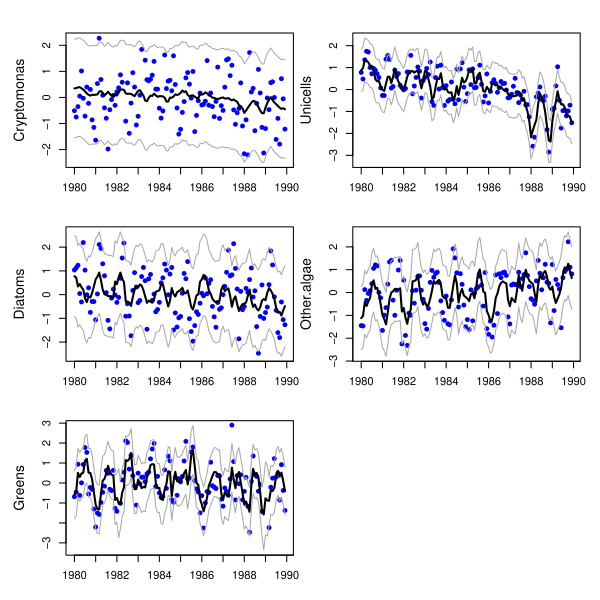

Reproduce this figure in R.
###################################################
### code chunk number 36: Cs25c_plotbestfits
###################################################
# plot the fits
ylbl <- rownames(dat.z)
w_ts <- seq(dim(dat.z)[2])
par(mfcol = c(3, 2), mar = c(3, 4, 1.5, 0.5), oma = c(0.4, 1, 1, 1))
for (i in 1:N.ts) {
  up <- fit.b$up[i, ]
  mn <- fit.b$ex[i, ]
  lo <- fit.b$lo[i, ]
  plot(w_ts, mn,
    xlab = "", ylab = ylbl[i], xaxt = "n", type = "n", cex.lab = 1.2,
    ylim = c(min(lo), max(up))
  )
  axis(1, 12 * (0:dim(dat.z)[2]) + 1, 1980 + 0:dim(dat.z)[2])
  points(w_ts, dat.z[i, ], pch = 16, col = "blue")
  lines(w_ts, up, col = "darkgray")
  lines(w_ts, mn, col = "black", lwd = 2)
  lines(w_ts, lo, col = "darkgray")
}
